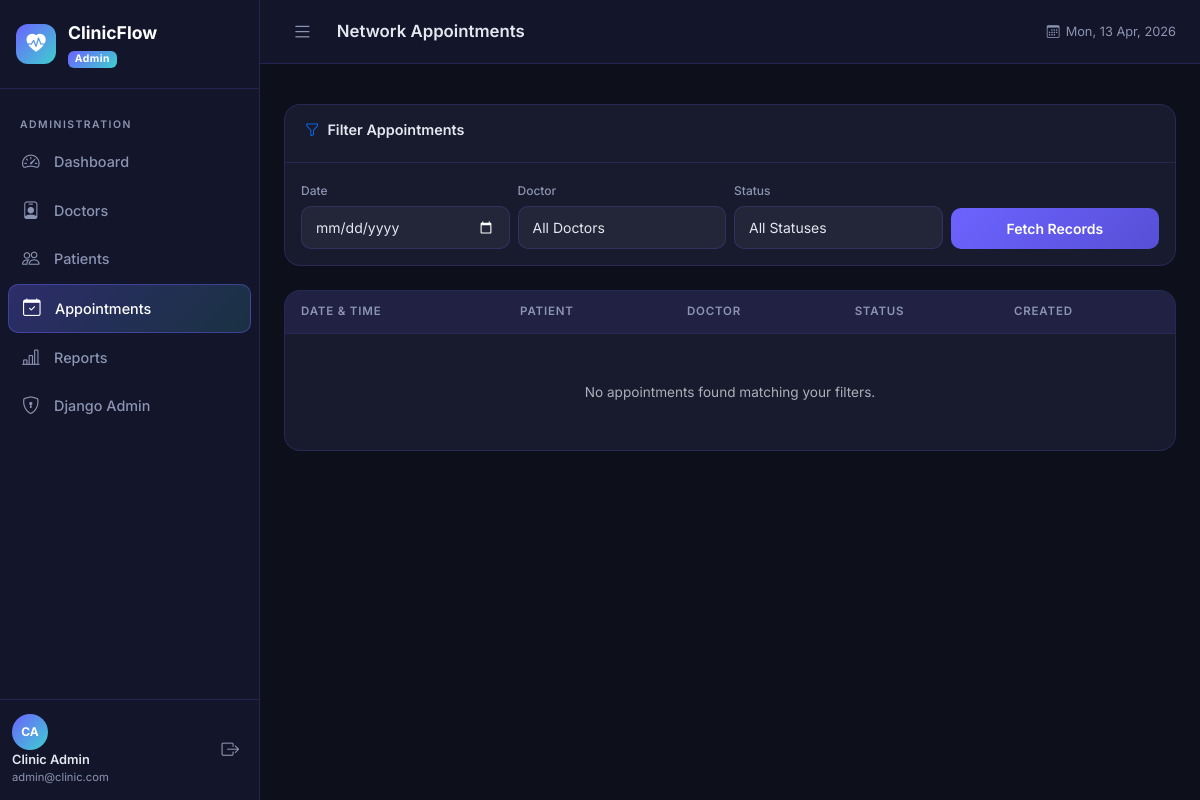
Page /admin-panel/appointments/ (signed in) on the committed database.
### accounts/models.py (models this page shows, shortened)
class User(AbstractUser):
    is_patient = models.BooleanField(default=False)
    is_doctor = models.BooleanField(default=False)
    is_admin_user = models.BooleanField(default=False)
    def get_role(self):
        if self.is_superuser or self.is_admin_user:
            return 'Admin'
        if self.is_doctor:
            return 'Doctor'
        if self.is_patient:
            return 'Patient'
        return 'Unknown'

### patients/admin_views.py (the view)
    def wrapper(request, *args, **kwargs):
        if not request.user.is_authenticated or (
            not request.user.is_superuser and not request.user.is_admin_user
        ):
            from django.http import HttpResponseForbidden
            return HttpResponseForbidden("Admin access required.")
        return view_func(request, *args, **kwargs)

### patients/admin_views.py (called while the page is built)
def admin_required(view_func):
    def wrapper(request, *args, **kwargs):
        if not request.user.is_authenticated or (
            not request.user.is_superuser and not request.user.is_admin_user
        ):
            from django.http import HttpResponseForbidden
            return HttpResponseForbidden("Admin access required.")
        return view_func(request, *args, **kwargs)
    return login_required(wrapper)

@admin_required
def all_appointments(request):
    date_filter = request.GET.get('date', '')
    doctor_filter = request.GET.get('doctor', '')
    status_filter = request.GET.get('status', '')
    appointments = Appointment.objects.select_related(
        'patient__user', 'doctor__user'
    ).order_by('-date', 'time_slot')
    if date_filter:
        appointments = appointments.filter(date=date_filter)
    if doctor_filter:
        appointments = appointments.filter(doctor__pk=doctor_filter)
    if status_filter:
        appointments = appointments.filter(status=status_filter)
    doctors = DoctorProfile.objects.select_related('user')
    return render(request, 'admin_panel/appointments.html', {
        'appointments': appointments,
        'doctors': doctors,
        'date_filter': date_filter,
        'doctor_filter': doctor_filter,
        'status_filter': status_filter,
    })

### templates/admin_panel/appointments.html (shortened to what this page needs)
{% extends 'base.html' %}
{% block page_title %}Network Appointments{% endblock %}
{% block content %}
<div class="clinic-card mb-4">
  <div class="clinic-card-header">
    <h5 class="clinic-card-title"><i class="bi bi-funnel text-primary"></i> Filter Appointments</h5>
  </div>
  <div class="clinic-card-body p-3">
    <form method="get" class="row g-2 align-items-end">
      <div class="col-md-3">
        <label class="form-label" style="font-size:0.75rem">Date</label>
        <input type="date" name="date" class="form-control form-control-sm" value="{{ date_filter }}">
      </div>
      <div class="col-md-3">
        <label class="form-label" style="font-size:0.75rem">Doctor</label>
        <select name="doctor" class="form-select form-select-sm">
          <option value="">All Doctors</option>
        </select>
      </div>
      <div class="col-md-3">
        <label class="form-label" style="font-size:0.75rem">Status</label>
        <select name="status" class="form-select form-select-sm">
          <option value="">All Statuses</option>
        </select>
      </div>
      <div class="col-md-3">
        <button type="submit" class="btn btn-sm btn-primary-grad w-100">Fetch Records</button>
      </div>
    </form>
  </div>
</div>
<div class="clinic-card">
  <div class="clinic-card-body p-0">
    <div class="table-responsive">
      <table class="clinic-table">
        <thead>
          <tr>
            <th>Date & Time</th>
            <th>Patient</th>
            <th>Doctor</th>
            <th>Status</th>
            <th>Created</th>
          </tr>
        </thead>
        <tbody>
          {% for appt in appointments %}
          <tr>
            <td>
              <div class="fw-bold">{{ appt.date|date:"d M Y" }}</div>
              <div class="text-muted" style="font-size:0.75rem">{{ appt.get_time_slot_display_label }}</div>
            </td>
            <td>
              {{ appt.patient.user.get_full_name }}
              <div class="text-muted" style="font-size:0.75rem">#{{ appt.patient.pk }}</div>
            </td>
            <td>Dr. {{ appt.doctor.user.last_name }} <br><span class="text-muted" style="font-size:0.75rem">{{ appt.doctor.specialization }}</span></td>
            <td><span class="status-badge status-{{ appt.status }}">{{ appt.get_status_display }}</span></td>
            <td style="font-size:0.75rem" class="text-muted">{{ appt.created_at|date:"d M H:i" }}</td>
          </tr>
          {% empty %}
          <tr><td colspan="5" class="text-center py-5 text-muted">No appointments found matching your filters.</td></tr>
          {% endfor %}
        </tbody>
      </table>
    </div>
  </div>
</div>
{% endblock %}

### templates/base.html (shortened to what this page needs)
{% load static %}
<!DOCTYPE html>
<html lang="en" data-bs-theme="dark">
<head>
  <link href="https://cdn.jsdelivr.net/npm/bootstrap@5.3.3/dist/css/bootstrap.min.css" rel="stylesheet" />
  <link href="https://cdn.jsdelivr.net/npm/bootstrap-icons@1.11.3/font/bootstrap-icons.min.css" rel="stylesheet" />
  <link href="{% static 'css/style.css' %}" rel="stylesheet" />
</head>
<body>
{% if user.is_authenticated %}
<div class="app-wrapper">
  <aside class="sidebar" id="sidebar">
    <div class="sidebar-brand">
      <div class="brand-icon"><i class="bi bi-heart-pulse-fill"></i></div>
      <div class="brand-text">
        <span class="brand-name">ClinicFlow</span>
        <span class="brand-role badge">{{ user.get_role }}</span>
      </div>
    </div>
    <nav class="sidebar-nav">
      {% if user.is_superuser or user.is_admin_user %}
        <div class="nav-section">Administration</div>
        <a href="{% url 'admin_panel:dashboard' %}" class="nav-link {% if request.resolver_match.namespace == 'admin_panel' and request.resolver_match.url_name == 'dashboard' %}active{% endif %}">
          <i class="bi bi-speedometer2"></i> Dashboard
        </a>
        <a href="{% url 'admin_panel:doctors' %}" class="nav-link {% if request.resolver_match.url_name == 'doctors' %}active{% endif %}">
          <i class="bi bi-person-badge"></i> Doctors
        </a>
        <a href="{% url 'admin_panel:patients' %}" class="nav-link {% if request.resolver_match.url_name == 'patients' %}active{% endif %}">
          <i class="bi bi-people"></i> Patients
        </a>
        <a href="{% url 'admin_panel:appointments' %}" class="nav-link {% if request.resolver_match.url_name == 'appointments' %}active{% endif %}">
          <i class="bi bi-calendar-check"></i> Appointments
        </a>
        <a href="{% url 'admin_panel:reports' %}" class="nav-link {% if request.resolver_match.url_name == 'reports' %}active{% endif %}">
          <i class="bi bi-bar-chart-line"></i> Reports
        </a>
        <a href="/admin/" class="nav-link">
          <i class="bi bi-shield-lock"></i> Django Admin
        </a>
      {% endif %}
    </nav>
    <div class="sidebar-footer">
      <div class="user-info">
        <div class="user-avatar">{{ user.first_name|first|upper }}{{ user.last_name|first|upper }}</div>
        <div>
          <div class="user-name">{{ user.get_full_name|default:user.username }}</div>
          <div class="user-email">{{ user.email|truncatechars:22 }}</div>
        </div>
      </div>
      <a href="{% url 'accounts:logout' %}" class="logout-btn">
        <i class="bi bi-box-arrow-right"></i>
      </a>
    </div>
  </aside>
  <main class="main-content">
    <header class="topbar">
      <button class="sidebar-toggle" id="sidebarToggle">
        <i class="bi bi-list"></i>
      </button>
      <div class="topbar-title">{% block page_title %}Dashboard{% endblock %}</div>
      <div class="topbar-right">
        <span class="topbar-date"><i class="bi bi-calendar3"></i> <span id="topbar-date"></span></span>
      </div>
    </header>
    <div class="alert-container">
    </div>
    <div class="page-content">
{% endif %}
  {% block content %}{% endblock %}
{% if user.is_authenticated %}
    </div>
  </main>
</div>
{% else %}
</div>
{% endif %}
</body>
</html>

### rows in the picture
User: get_role "Admin", first_name|first "C", last_name|first "A", get_full_name "Clinic Admin", email "admin@clinic.com"
